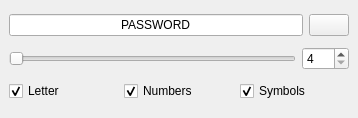
<?xml version="1.0" encoding="UTF-8"?>
<ui version="4.0">
 <class>QPass</class>
 <widget class="QMainWindow" name="QPass">
  <property name="geometry">
   <rect>
    <x>0</x>
    <y>0</y>
    <width>358</width>
    <height>118</height>
   </rect>
  </property>
  <property name="minimumSize">
   <size>
    <width>358</width>
    <height>118</height>
   </size>
  </property>
  <property name="maximumSize">
   <size>
    <width>358</width>
    <height>118</height>
   </size>
  </property>
  <property name="windowTitle">
   <string>QPass</string>
  </property>
  <widget class="QWidget" name="centralWidget">
   <layout class="QGridLayout" name="gridLayout">
    <item row="0" column="0">
     <layout class="QHBoxLayout" name="horizontalLayout">
      <item>
       <widget class="QLineEdit" name="password_line">
        <property name="text">
         <string>PASSWORD</string>
        </property>
        <property name="alignment">
         <set>Qt::AlignCenter</set>
        </property>
        <property name="readOnly">
         <bool>true</bool>
        </property>
       </widget>
      </item>
      <item>
       <widget class="QPushButton" name="generate_button">
        <property name="text">
         <string/>
        </property>
        <property name="icon">
         <iconset>
          <normaloff>../../../Загрузки/reload.png</normaloff>../../../Загрузки/reload.png</iconset>
        </property>
       </widget>
      </item>
     </layout>
    </item>
    <item row="2" column="0">
     <layout class="QHBoxLayout" name="horizontalLayout_2">
      <item>
       <widget class="QCheckBox" name="letter">
        <property name="text">
         <string>Letter</string>
        </property>
        <property name="checked">
         <bool>true</bool>
        </property>
       </widget>
      </item>
      <item>
       <widget class="QCheckBox" name="number">
        <property name="text">
         <string>Numbers</string>
        </property>
        <property name="checked">
         <bool>true</bool>
        </property>
       </widget>
      </item>
      <item>
       <widget class="QCheckBox" name="symbols">
        <property name="text">
         <string>Symbols</string>
        </property>
        <property name="checked">
         <bool>true</bool>
        </property>
       </widget>
      </item>
     </layout>
    </item>
    <item row="1" column="0">
     <layout class="QHBoxLayout" name="horizontalLayout_3">
      <item>
       <widget class="QSlider" name="password_len">
        <property name="minimum">
         <number>4</number>
        </property>
        <property name="maximum">
         <number>100</number>
        </property>
        <property name="orientation">
         <enum>Qt::Horizontal</enum>
        </property>
       </widget>
      </item>
      <item>
       <widget class="QSpinBox" name="len">
        <property name="minimum">
         <number>4</number>
        </property>
        <property name="maximum">
         <number>100</number>
        </property>
       </widget>
      </item>
     </layout>
    </item>
   </layout>
  </widget>
 </widget>
 <resources/>
 <connections/>
</ui>
